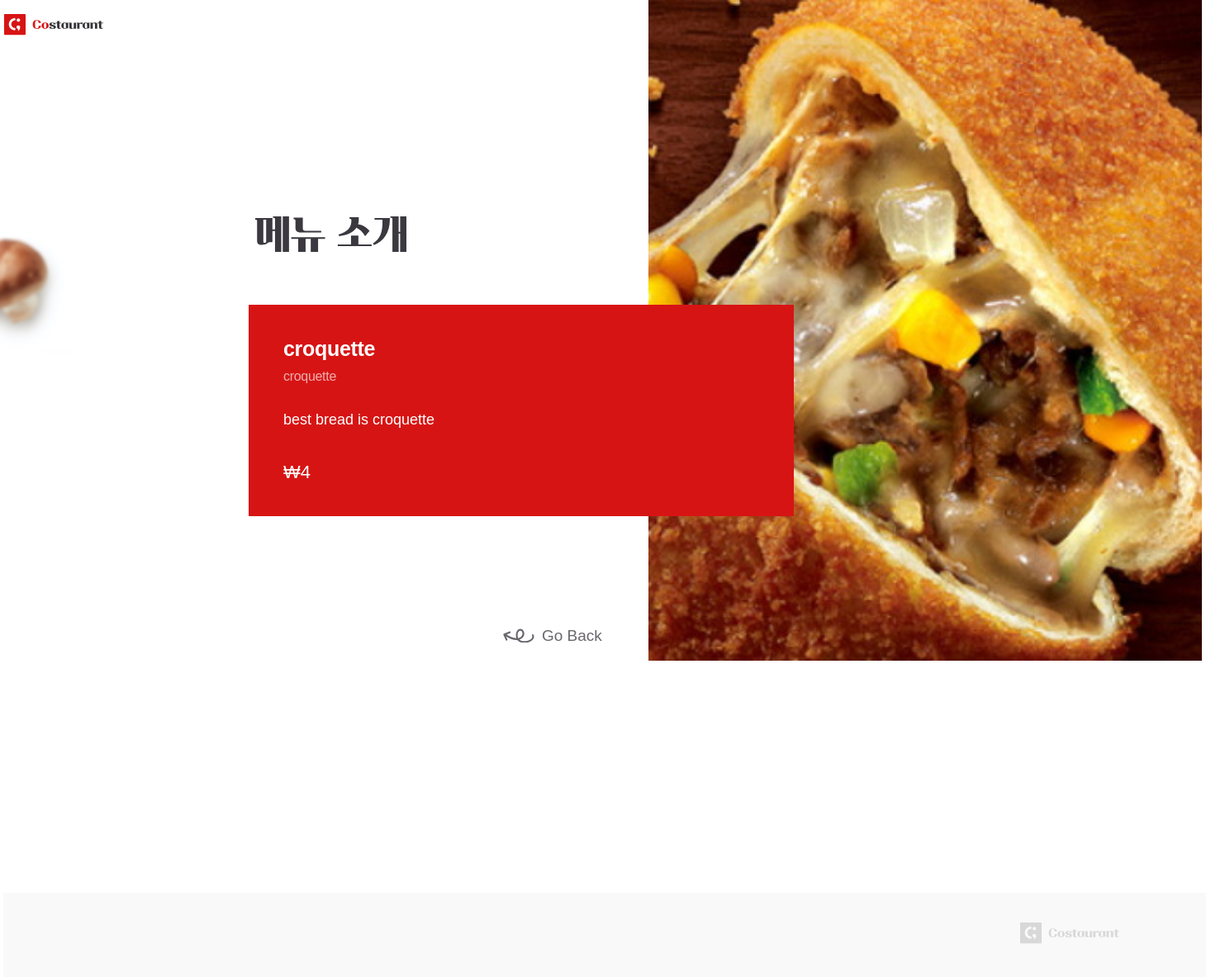
Page /menus/food/4/ on the earlier database version.
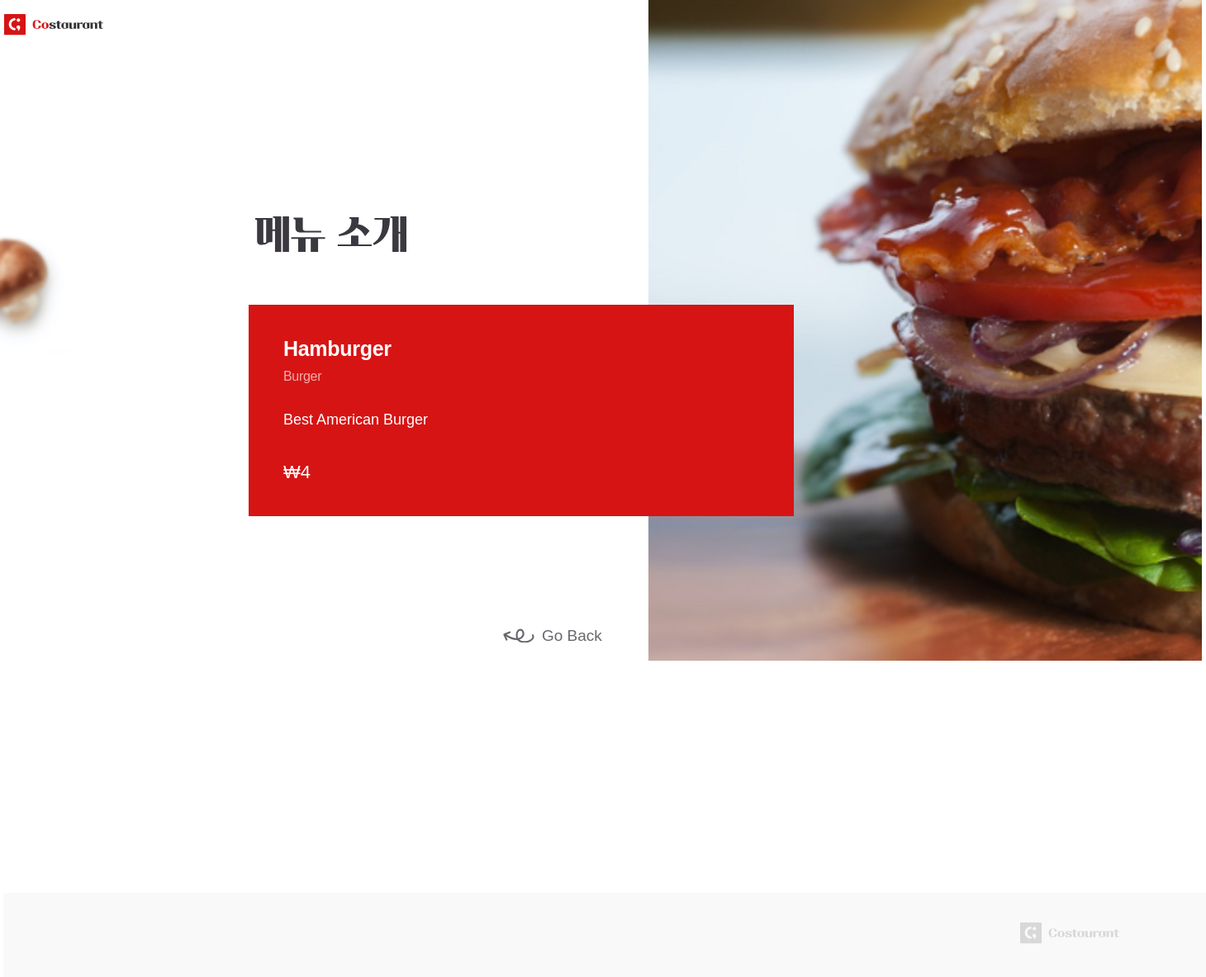
Same page on the later database version.
### menus/models.py (models this page shows, shortened)
class Menu(models.Model):
    name = models.CharField(max_length=80)
    name_eng = models.CharField(max_length=80)
    description = models.CharField(max_length=80)
    price = models.IntegerField()
    img_path = models.CharField(max_length=255)

### menus/views.py (the view)
# urls.py: path('food/<int:pk>/', views.detail)
def detail(request, pk):
    menu = Menu.objects.get(id=pk)
    return render(request, 'menus/detail.html', {'menu': menu})

### menus/templates/menus/detail.html (shortened to what this page needs)
{% load static %}
<!DOCTYPE html>
<html>
<head>
    <link rel="stylesheet" href="{% static 'menus/css/detail_styles.css' %}">
    <link rel="stylesheet" type="text/css" href="https://cdn.rawgit.com/moonspam/NanumSquare/master/nanumsquare.css">
</head>
<body>
    <div id="header">
        <div class="container">
            <div class="nav">
                <a href="/menus/">
                    <img src="{% static 'menus/images/logo-color.svg' %}">
                </a>
        </div>
    </div>
    <div id="content">
        <div class="container">
            <div class="header">
                <h2>
                    <img src="{% static 'menus/images/menu-txt.svg' %}">
                </h2>
                <div class="menu_img">
                    <img src={%get_static_prefix%}{{menu.img_path}}>
                </div>
                <div class="menu_info">
                    <h3>{{menu.name}}</h3>
                    <h4>{{menu.name_eng}}</h4>
                    <p class="menu-desc">{{menu.description}}</p>
                    <p class="price">&#8361;{{menu.price}}</p>
                </div>
                    <div class="back-main">
                    <a href="/menus">Go Back</a>
                </div>
            </div>
        </div>
    </div>
    <div id="footer">
        <div class="container">
            <div class="footer">
                <img src="{% static 'menus/images/logo-gray.svg' %}">
            </div>
        </div>
    </div>
</body>

Differences in the rows shown:
changed Menu: img_path: a different picture; name "croquette" → "Hamburger"; name_eng "croquette" → "Burger"; description "best bread is croquette" → "Best American Burger"
